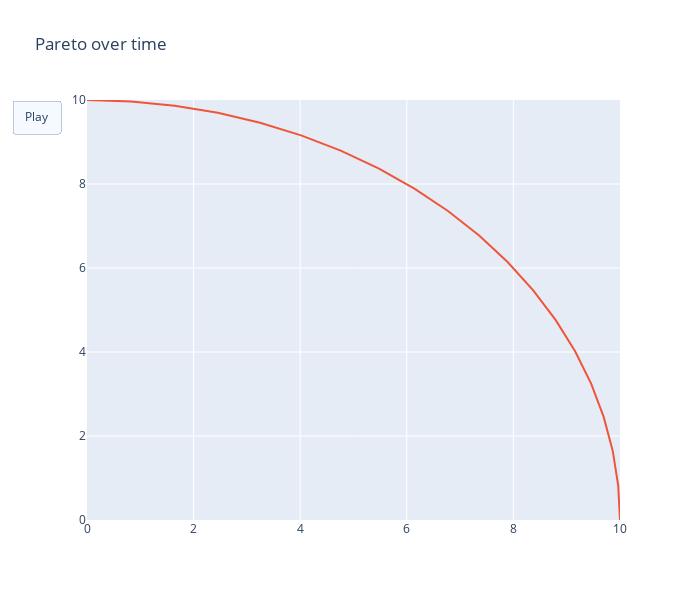

Notebook code for this chart:
### Code cell
import plotly.graph_objects as go



# Create figure
fig = go.Figure(
    data=[
        go.Scatter(
            x=objectives_over_time[0]['y0'],
            y=objectives_over_time[0]['y1'],
            mode="markers",
            marker=dict(color="blue", size=10),
            name='observed objectives'
        ),
        go.Scatter(
            x=true_pareto_df['y0'],
            y=true_pareto_df['y1'],
            name='true pareto'
            #mode="markers",
            #marker=dict(color="red", size=10)
        )
    ],
    layout=go.Layout(
        xaxis=dict(range=[0, 10], autorange=False, zeroline=False),
        yaxis=dict(range=[0, 10], autorange=False, zeroline=False),
        title_text="Pareto over time",
        hovermode="closest",
        updatemenus=[dict(type="buttons", buttons=[dict(label="Play", method="animate", args=[None])])],
        width=700,
        height=600
    ),
    frames=[
        go.Frame(
            data=[
                go.Scatter(
                    x=true_pareto_df['y0'],
                    y=true_pareto_df['y1'],
                    name='true pareto',
                    mode="lines",
                    #marker=dict(color="red", size=10)
                ),
                go.Scatter(
                    x=pareto_dfs_over_time[i]['y0'],
                    y=pareto_dfs_over_time[i]['y1'],
                    name='estimated pareto',
                    mode='lines+markers'
                ),
                go.Scatter(
                    x=objectives_over_time[i]['y0'],
                    y=objectives_over_time[i]['y1'],
                    mode="markers",
                    marker=dict(color="blue", size=10),
                    name='observed objectives'
                ),
                
            ]
        )
        for i in objectives_df.index
    ]
)

fig.show()

### Figure 1 — Plotly figure (JSON) as saved in the notebook; plotly's stock layout.template omitted (floating-point values rounded to 4 significant figures; data arrays with more than 128 entries replaced by an {"elided": "..."} marker saying what was removed)
{"data": [{"marker": {"color": "blue", "size": 10}, "mode": "markers", "name": "observed objectives", "type": "scatter", "x": [], "y": []}, {"name": "true pareto", "type": "scatter", "x": {"elided": "400 float values"}, "y": {"elided": "400 float values"}}], "layout": {"height": 600, "hovermode": "closest", "title": {"text": "Pareto over time"}, "updatemenus": [{"buttons": [{"args": [null], "label": "Play", "method": "animate"}], "type": "buttons"}], "width": 700, "xaxis": {"autorange": false, "range": [0, 10], "zeroline": false}, "yaxis": {"autorange": false, "range": [0, 10], "zeroline": false}}}
